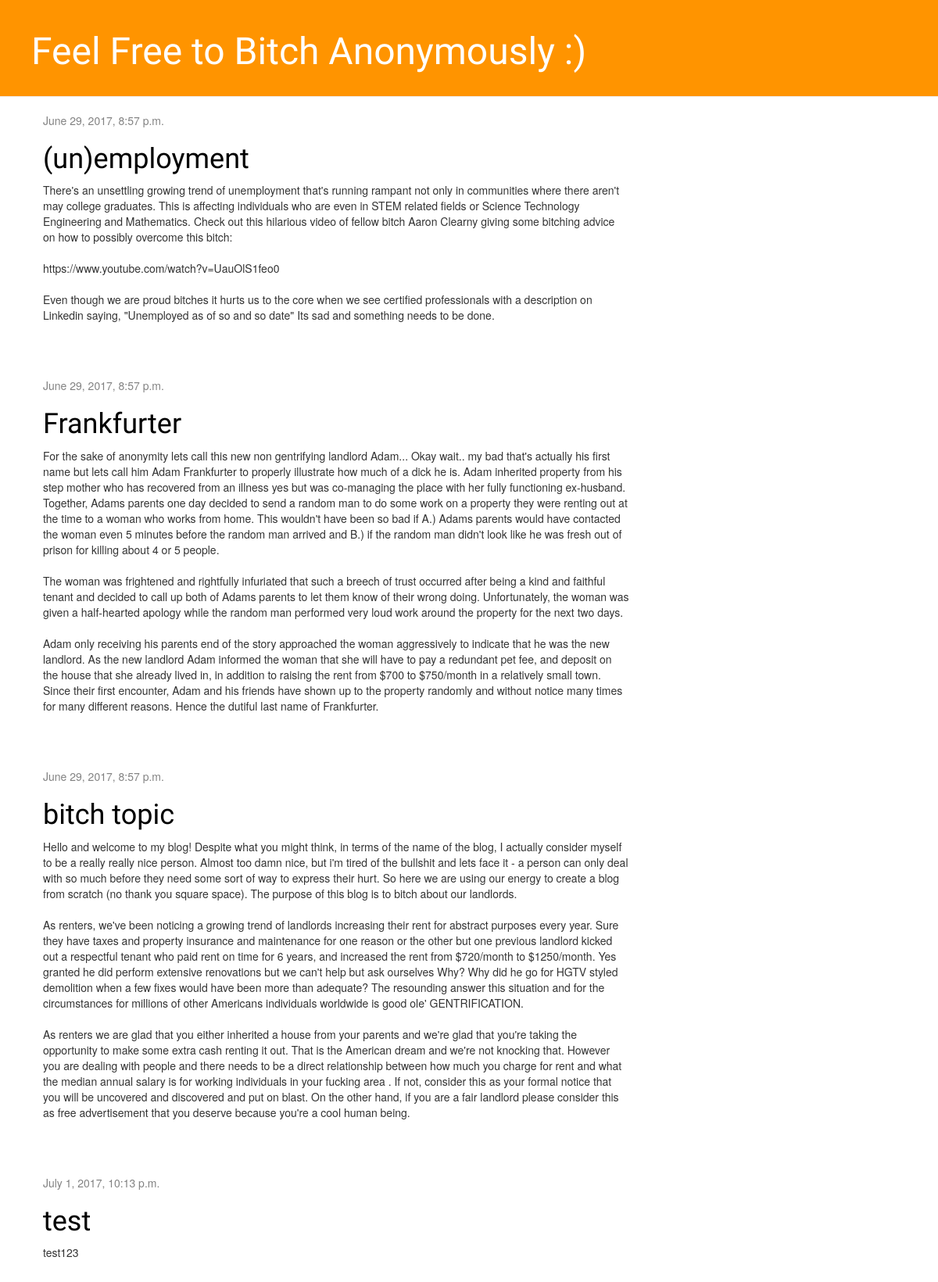
The page / on the database its author committed.
### blog/models.py (models this page shows, shortened)
class Post(models.Model):
	author = models.ForeignKey('auth.User')
	title = models.CharField(max_length=200)
	text = models.TextField()
	created_date = models.DateTimeField(blank=True, null=True)
	published_date = models.DateTimeField(
            blank=True, null=True)

### blog/views.py (the view)
# urls.py: url(r'^$', views.post_list, name='post_list'),
def post_list(request):
    posts = Post.objects.filter(published_date__lte=timezone.now()).order_by('published_date')
    return render(request, 'blog/post_list.html', {'posts': posts})

### blog/templates/blog/post_list.html (shortened to what this page needs)
{% extends 'blog/base.html' %}
{% load staticfiles %}
                  {% block content %}
                    {% for post in posts %}
                        <div class="post">
                            <div class="date">
                                {{ post.published_date }}
                            </div>
                            <h1><a href="{% url 'post_detail' pk=post.pk %}">{{ post.title }}</a></h1>
                            <p>{{ post.text|linebreaksbr }}</p>
                        </div>
                    {% endfor %}
                  {% endblock %}

### rows shown on the page
Post: published_date "June 29, 2017, 8:57 p.m.", title "(un)employment", text "There's an unsettling growing trend of unemployment that's running rampant not only in communities where there aren't may college graduates. This is affecting individuals who are even in STEM related fields or Science Technology Engineering and Mathematics. Check out this hilarious video of fellow bitch Aaron Clearny giving some bitching advice on how to possibly overcome this bitch: https://www.youtube.com/watch?v=UauOlS1feo0 Even though we are proud bitches it hurts us to the core when we see certified professionals with a description on Linkedin saying, \"Unemployed as of so and so date\" Its sad and something needs to be done."
Post: published_date "June 29, 2017, 8:57 p.m.", title "Frankfurter", text "For the sake of anonymity lets call this new non gentrifying landlord Adam... Okay wait.. my bad that's actually his first name but lets call him Adam Frankfurter to properly illustrate how much of a dick he is. Adam inherited property from his step mother who has recovered from an illness yes but was co-managing the place with her fully functioning ex-husband. Together, Adams parents one day decided to send a random man to do some work on a property they were renting out at the time to a woman who works from home. This wouldn't have been so bad if A.) Adams parents would have contacted the woman even 5 minutes before the random man arrived and B.) if the random man didn't look like he was…"
Post: published_date "June 29, 2017, 8:57 p.m.", title "bitch topic", text "Hello and welcome to my blog! Despite what you might think, in terms of the name of the blog, I actually consider myself to be a really really nice person. Almost too damn nice, but i'm tired of the bullshit and lets face it - a person can only deal with so much before they need some sort of way to express their hurt. So here we are using our energy to create a blog from scratch (no thank you square space). The purpose of this blog is to bitch about our landlords. As renters, we've been noticing a growing trend of landlords increasing their rent for abstract purposes every year. Sure they have taxes and property insurance and maintenance for one reason or the other but one previous landlord…"
Post: published_date "July 1, 2017, 10:13 p.m.", title "test", text "test123"
